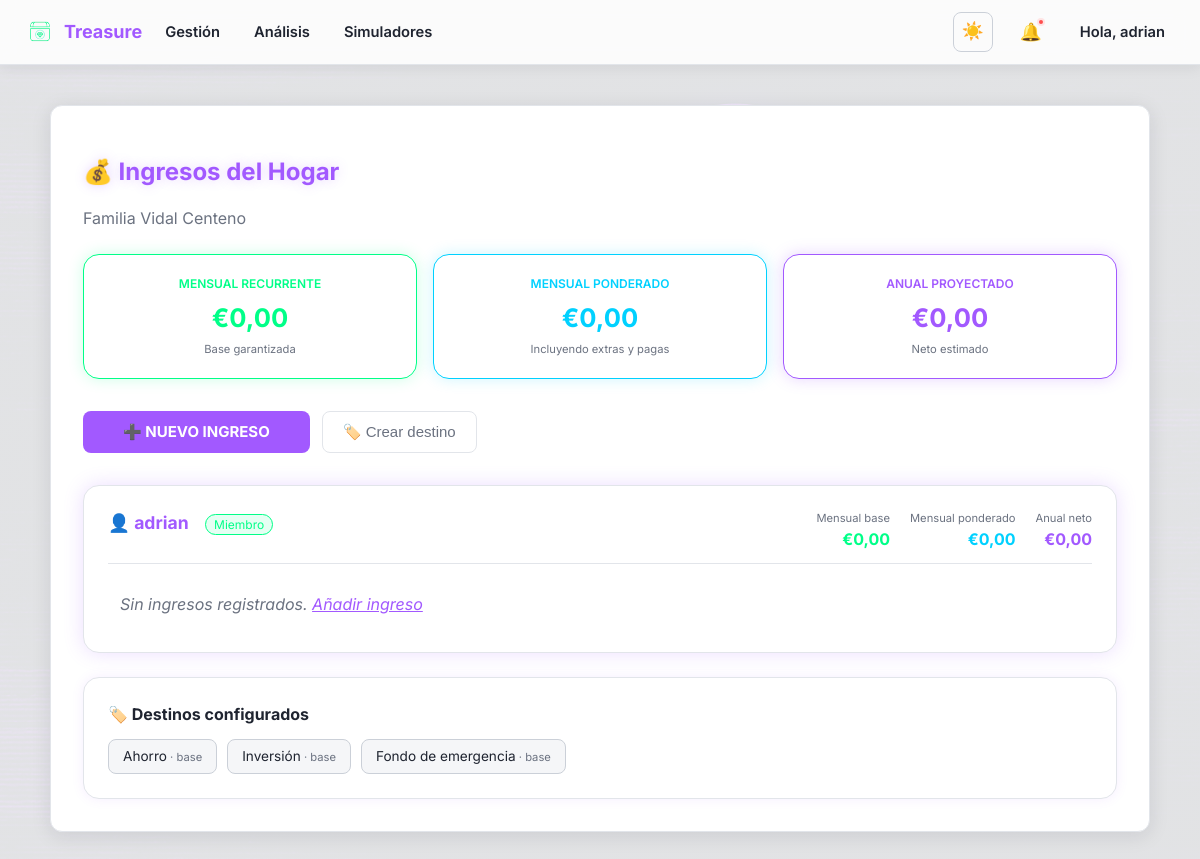
/finanzas/ingresos/ (signed in), run on an earlier commit of the app's database.
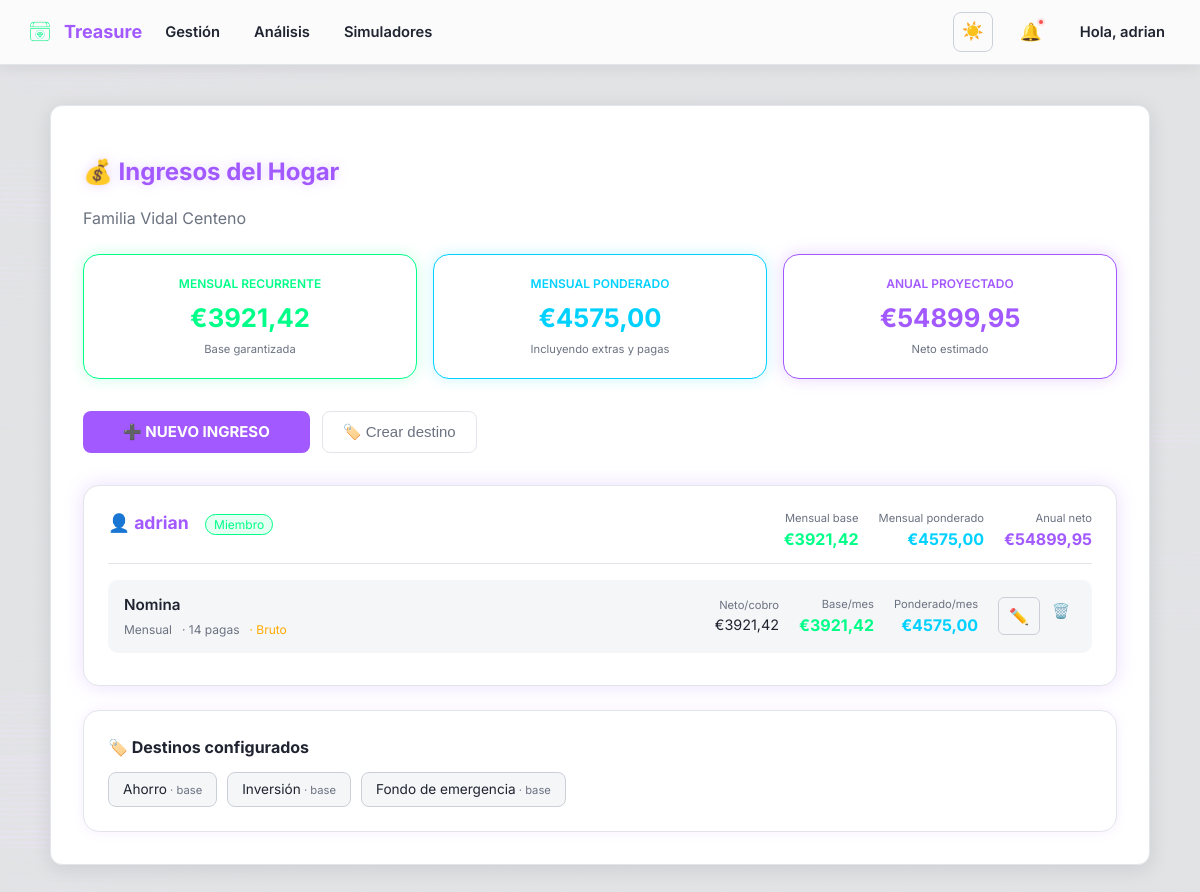
And on a later commit of the database.
### core/models.py (models this page shows, shortened)
class UserProfile(models.Model):
    ROL_CHOICES = [
        ('admin', 'Administrador'),
        ('miembro', 'Miembro'),
        ('viewer', 'Solo lectura'),
    ]
    user = models.OneToOneField(User, on_delete=models.CASCADE)
    hogar = models.ForeignKey(
        Hogar, on_delete=models.SET_NULL, null=True, blank=True, related_name='miembros'
    )
    rol = models.CharField(max_length=20, choices=ROL_CHOICES, default='miembro')
    idioma = models.CharField(
        max_length=10, choices=[('es', 'Español'), ('en', 'Inglés')], default='es'
    )
    moneda = models.CharField(
        max_length=5,
        choices=[('EUR', '€ Euro'), ('USD', '$ Dólar'), ('BTC', '₿ Bitcoin')],
        default='EUR'
    )
    inflacion_referencia = models.FloatField(default=2.0)
    porcentaje_max_endeudamiento = models.FloatField(default=30.0)
    permitir_apis_externas = models.BooleanField(default=False)
    mostrar_alertas = models.BooleanField(default=True)
    recibir_emails = models.BooleanField(default=False)
    avatar = models.ImageField(upload_to='avatars/', null=True, blank=True)

### finanzas/models.py (models this page shows, shortened)
class DestinoIngreso(models.Model):
    PREDEFINIDOS = ['Ahorro', 'Inversión', 'Fondo de emergencia']
    hogar = models.ForeignKey('core.Hogar', on_delete=models.CASCADE, related_name='destinos_ingreso')
    nombre = models.CharField(max_length=100)
    es_predefinido = models.BooleanField(default=False)
    activo = models.BooleanField(default=True)
    class Meta:
        unique_together = ('hogar', 'nombre')

class FuenteIngreso(models.Model):
    TIPO_CHOICES = [('fijo', 'Fijo'), ('variable', 'Variable estimado')]
    MODO_ENTRADA_CHOICES = [('anual', 'Declaro el total anual'), ('periodo', 'Declaro por periodo')]
    REPARTO_CHOICES = [(12, '12 pagas'), (14, '14 pagas (extras en junio y diciembre)'), (15, '15 pagas')]
    usuario = models.ForeignKey(User, on_delete=models.CASCADE, related_name='fuentes_ingreso')
    hogar = models.ForeignKey('core.Hogar', on_delete=models.CASCADE, related_name='fuentes_ingreso')
    nombre = models.CharField(max_length=150,
        help_text="Ej: Schneider Electric, Guardias hospital, Alquiler piso...")
    tipo = models.CharField(max_length=20, choices=TIPO_CHOICES, default='fijo')
    modo_entrada = models.CharField(max_length=10, choices=MODO_ENTRADA_CHOICES, default='anual')
    importe_declarado = models.DecimalField(max_digits=12, decimal_places=2,
        help_text="Importe tal como lo introduce el usuario (anual o por periodo)")
    es_bruto = models.BooleanField(default=True)
    pais_fiscal = models.CharField(max_length=5, choices=[
        ('ES', 'España'), ('US', 'Estados Unidos'), ('UK', 'Reino Unido'),
        ('FR', 'Francia'), ('DE', 'Alemania'), ('PT', 'Portugal'),
        ('IT', 'Italia'), ('MX', 'México'), ('CO', 'Colombia'), ('AR', 'Argentina'),
    ], default='ES')
    num_pagas = models.IntegerField(default=12, help_text="Reparto del anual en pagas.")
    meses_pagas_extras = models.CharField(max_length=50, blank=True, default='6,12',
        help_text="Meses de pagas extras separados por coma. Ej: 6,12 para junio y diciembre")
    periodicidad = models.CharField(max_length=20, choices=PERIODICIDAD_CHOICES, default='mensual')
    meses_cobro = models.CharField(max_length=50, blank=True, default='',
        help_text="Meses de cobro separados por coma. Ej: 3,6,9,12 para trimestral")
    porcentaje_variabilidad = models.DecimalField(max_digits=5, decimal_places=2,
        default=Decimal('0'), help_text="% de variabilidad. Ej: 40 = +40% sobre la base.")
    incluir_en_mensual = models.BooleanField(default=True,
        help_text="Si False, solo aparece en el ponderado, no en el mensual base.")
    destino = models.ForeignKey(DestinoIngreso, on_delete=models.SET_NULL,
        null=True, blank=True, related_name='fuentes',
        help_text="Destino para ingresos no recurrentes mensuales.")
    activo = models.BooleanField(default=True)
    fecha_creacion = models.DateTimeField(auto_now_add=True)
    class Meta:
        ordering = ['usuario', 'nombre']
    @property
    def importe_anual_bruto(self):
        if self.modo_entrada == 'anual':
            return self.importe_declarado
    @property
    def importe_anual_estimado(self):
        base = self.importe_anual_bruto
        if self.porcentaje_variabilidad > 0:
            return round(base * (Decimal('1') + self.porcentaje_variabilidad / Decimal('100')), 2)
        return base
    @property
    def importe_mensual_base(self):
        if not self.incluir_en_mensual:
            return Decimal('0')
        if self.modo_entrada == 'anual':
            return round(self.importe_declarado / Decimal(str(self.num_pagas)), 2)
        if self.periodicidad == 'mensual':
            return self.importe_declarado
        return Decimal('0')
    @property
    def es_mensual_recurrente(self):
        if self.modo_entrada == 'anual':
            return True
        return self.periodicidad == 'mensual'
    @property
    def importe_neto_por_cobro(self):
        if self.modo_entrada == 'anual':
            return round(self.importe_declarado / Decimal(str(self.num_pagas)), 2)
        return self.importe_declarado

### finanzas/views_ingresos.py (the view, shortened to what this page needs)
# urls.py: path('ingresos/', views_ingresos.listar_ingresos, name='listar_ingresos'),
@login_required
def listar_ingresos(request):
    profile = getattr(request.user, 'userprofile', None)
    if not profile or not profile.hogar:
        messages.error(request, "Necesitas pertenecer a un hogar.")
        return redirect('dashboard')
    hogar = profile.hogar
    for nombre in DestinoIngreso.PREDEFINIDOS:
        DestinoIngreso.objects.get_or_create(
            hogar=hogar, nombre=nombre,
            defaults={'es_predefinido': True}
        )
    miembros = hogar.miembros.select_related('user').all()
    ingresos_por_miembro = []
    total_mensual_hogar = Decimal('0')
    total_ponderado_hogar = Decimal('0')
    total_anual_hogar = Decimal('0')
    for miembro in miembros:
        fuentes = FuenteIngreso.objects.filter(
            usuario=miembro.user, hogar=hogar, activo=True
        ).select_related('destino')
        total_mensual = Decimal('0')
        total_ponderado = Decimal('0')
        total_anual = Decimal('0')
        fuentes_detalle = []
        for f in fuentes:
            bruto_anual = f.importe_anual_bruto
            estimado_anual = f.importe_anual_estimado
            if f.es_bruto and bruto_anual > 0:
                resultado = calcular_neto_anual(bruto_anual, f.pais_fiscal)
                ratio_neto = resultado['neto'] / bruto_anual if bruto_anual > 0 else Decimal('1')
                neto_mensual_base = round(f.importe_mensual_base * ratio_neto, 2)
                neto_mensual_ponderado = round(estimado_anual * ratio_neto / Decimal('12'), 2)
                neto_anual = round(estimado_anual * ratio_neto, 2)
                neto_por_cobro = round(f.importe_neto_por_cobro * ratio_neto, 2)
                tipo_efectivo = resultado['tipo_efectivo']
                irpf = resultado['irpf']
                ss = resultado['ss']
            fuentes_detalle.append({
                'fuente': f,
                'neto_mensual_base': neto_mensual_base,
                'neto_mensual_ponderado': neto_mensual_ponderado,
                'neto_anual': neto_anual,
                'neto_por_cobro': neto_por_cobro,
                'tipo_efectivo': tipo_efectivo,
                'irpf': irpf,
                'ss': ss,
            })
            if f.es_mensual_recurrente and f.incluir_en_mensual:
                total_mensual += neto_mensual_base
            total_ponderado += neto_mensual_ponderado
            total_anual += neto_anual
        total_mensual_hogar += total_mensual
        total_ponderado_hogar += total_ponderado
        total_anual_hogar += total_anual
        ingresos_por_miembro.append({
            'miembro': miembro,
            'fuentes': fuentes_detalle,
            'total_mensual': total_mensual,
            'total_ponderado': total_ponderado,
            'total_anual': total_anual,
        })
    destinos = DestinoIngreso.objects.filter(hogar=hogar, activo=True)
    return render(request, 'finanzas/ingresos/listar.html', {
        'ingresos_por_miembro': ingresos_por_miembro,
        'total_mensual_hogar': total_mensual_hogar,
        'total_ponderado_hogar': total_ponderado_hogar,
        'total_anual_hogar': total_anual_hogar,
        'destinos': destinos,
        'hogar': hogar,
    })

### templates/finanzas/ingresos/listar.html (shortened to what the changed rows need)
{% extends "base.html" %}
{% block body_class %}dashboard-background{% endblock %}
{% block content %}
<div class="dashboard-container">
    <h1 style="color: var(--primary-color); text-shadow: 0 0 12px var(--glow); margin-bottom: 8px;">💰 Ingresos del Hogar</h1>
    <div style="display: grid; grid-template-columns: repeat(auto-fit, minmax(180px, 1fr)); gap: 16px; margin-bottom: 32px;">
        <div style="background: var(--surface); border: 1px solid #00ff88; border-radius: 16px; padding: 20px; text-align: center; box-shadow: 0 0 15px rgba(0,255,136,0.2);">
            <div style="font-size: 0.75rem; font-weight: 600; text-transform: uppercase; color: #00ff88; margin-bottom: 6px;">Mensual Recurrente</div>
            <div style="font-size: 1.6rem; font-weight: 700; color: #00ff88;">€{{ total_mensual_hogar|floatformat:2 }}</div>
            <div style="font-size: 0.7rem; color: var(--muted); margin-top: 4px;">Base garantizada</div>
        </div>
        <div style="background: var(--surface); border: 1px solid #00d1ff; border-radius: 16px; padding: 20px; text-align: center; box-shadow: 0 0 15px rgba(0,209,255,0.2);">
            <div style="font-size: 0.75rem; font-weight: 600; text-transform: uppercase; color: #00d1ff; margin-bottom: 6px;">Mensual Ponderado</div>
            <div style="font-size: 1.6rem; font-weight: 700; color: #00d1ff;">€{{ total_ponderado_hogar|floatformat:2 }}</div>
            <div style="font-size: 0.7rem; color: var(--muted); margin-top: 4px;">Incluyendo extras y pagas</div>
        </div>
        <div style="background: var(--surface); border: 1px solid var(--primary-color); border-radius: 16px; padding: 20px; text-align: center; box-shadow: 0 0 15px var(--glow);">
            <div style="font-size: 0.75rem; font-weight: 600; text-transform: uppercase; color: var(--primary-color); margin-bottom: 6px;">Anual Proyectado</div>
            <div style="font-size: 1.6rem; font-weight: 700; color: var(--primary-color);">€{{ total_anual_hogar|floatformat:2 }}</div>
            <div style="font-size: 0.7rem; color: var(--muted); margin-top: 4px;">Neto estimado</div>
        </div>
    </div>
    {% for grupo in ingresos_por_miembro %}
    <div style="background: var(--surface); border: 1px solid var(--border); border-radius: 16px; padding: 24px; box-shadow: 0 0 20px rgba(162, 89, 255, 0.2); margin-bottom: 24px;">
        <div style="display: flex; justify-content: space-between; align-items: flex-start; margin-bottom: 16px; padding-bottom: 12px; border-bottom: 1px solid var(--border); flex-wrap: wrap; gap: 12px;">
            <div>
                <span style="font-size: 1.1rem; font-weight: 700; color: var(--primary-color);">👤 {{ grupo.miembro.user.first_name|default:grupo.miembro.user.username }}</span>
                <span style="margin-left: 12px; font-size: 0.75rem; padding: 2px 8px; border-radius: 20px; background: rgba(0,255,136,0.1); color: #00ff88; border: 1px solid #00ff88;">{{ grupo.miembro.get_rol_display }}</span>
            </div>
            <div style="display: flex; gap: 20px; text-align: right;">
                <div>
                    <div style="font-size: 0.7rem; color: var(--muted);">Mensual base</div>
                    <div style="font-size: 1rem; font-weight: 700; color: #00ff88;">€{{ grupo.total_mensual|floatformat:2 }}</div>
                </div>
                <div>
                    <div style="font-size: 0.7rem; color: var(--muted);">Mensual ponderado</div>
                    <div style="font-size: 1rem; font-weight: 700; color: #00d1ff;">€{{ grupo.total_ponderado|floatformat:2 }}</div>
                </div>
                <div>
                    <div style="font-size: 0.7rem; color: var(--muted);">Anual neto</div>
                    <div style="font-size: 1rem; font-weight: 700; color: var(--primary-color);">€{{ grupo.total_anual|floatformat:2 }}</div>
                </div>
            </div>
        </div>
        {% for item in grupo.fuentes %}
        <div style="display: flex; justify-content: space-between; align-items: center; padding: 14px 16px; background: var(--app-bg); border-radius: 10px; margin-bottom: 8px; gap: 12px; flex-wrap: wrap;">
            <div style="flex: 1; min-width: 180px;">
                <div style="display: flex; align-items: center; gap: 8px; flex-wrap: wrap;">
                    <span style="font-size: 0.95rem; color: var(--text-color); font-weight: 600;">{{ item.fuente.nombre }}</span>
                </div>
                <div style="font-size: 0.75rem; color: var(--muted); margin-top: 4px; display: flex; gap: 10px; flex-wrap: wrap;">
                    <span>{{ item.fuente.get_periodicidad_display }}</span>
                    {% if item.fuente.num_pagas != 12 %}<span>· {{ item.fuente.num_pagas }} pagas</span>{% endif %}
                    {% if item.fuente.es_bruto %}<span style="color: #ffaa00;">· Bruto</span>{% else %}<span style="color: #00ff88;">· Neto</span>{% endif %}
                </div>
            </div>
            <div style="display: flex; gap: 20px; text-align: right; align-items: center; flex-wrap: wrap;">
                <div>
                    <div style="font-size: 0.7rem; color: var(--muted);">{% if item.fuente.es_mensual_recurrente %}Neto/cobro{% else %}Neto por pago{% endif %}</div>
                    <div style="font-size: 0.9rem; color: var(--text-color);">€{{ item.neto_por_cobro|floatformat:2 }}</div>
                </div>
                {% if item.fuente.es_mensual_recurrente %}
                <div>
                    <div style="font-size: 0.7rem; color: var(--muted);">Base/mes</div>
                    <div style="font-size: 1rem; font-weight: 700; color: #00ff88;">€{{ item.neto_mensual_base|floatformat:2 }}</div>
                </div>
                {% else %}
                <div>
                    <div style="font-size: 0.7rem; color: var(--muted);">Neto anual</div>
                    <div style="font-size: 1rem; font-weight: 700; color: #00ff88;">€{{ item.neto_anual|floatformat:2 }}</div>
                </div>
                {% endif %}
                <div>
                    <div style="font-size: 0.7rem; color: var(--muted);">Ponderado/mes</div>
                    <div style="font-size: 1rem; font-weight: 700; color: #00d1ff;">€{{ item.neto_mensual_ponderado|floatformat:2 }}</div>
                </div>
                <div style="display: flex; gap: 6px;">
                    <a href="{% url 'finanzas:editar_ingreso' item.fuente.id %}" style="color: var(--muted); text-decoration: none; padding: 6px 10px; border: 1px solid var(--border-strong); border-radius: 6px;" title="Editar">✏️</a>
                    <form method="post" action="{% url 'finanzas:eliminar_ingreso' item.fuente.id %}" style="margin: 0;">
                        <button type="submit" class="btn-inline-danger" title="Eliminar" onclick="return confirm('¿Eliminar {{ item.fuente.nombre }}?')">🗑️</button>
                    </form>
                </div>
            </div>
        </div>
        {% empty %}
        <div style="color: var(--muted); font-style: italic; padding: 12px;">Sin ingresos registrados. <a href="{% url 'finanzas:crear_ingreso' %}" style="color: var(--primary-color);">Añadir ingreso</a></div>
        {% endfor %}
    </div>
    {% endfor %}
    <div style="background: var(--surface); border: 1px solid var(--border); border-radius: 16px; padding: 24px; box-shadow: 0 0 12px rgba(162, 89, 255, 0.1);">
        <h2 style="color: var(--text-color); font-size: 1rem; margin-top: 0;">🏷️ Destinos configurados</h2>
        <div style="display: flex; flex-wrap: wrap; gap: 10px;">
            {% for destino in destinos %}
            <div style="background: var(--app-bg); border: 1px solid var(--border-strong); border-radius: 8px; padding: 6px 14px; font-size: 0.85rem; color: var(--text-color);">
                {{ destino.nombre }}{% if destino.es_predefinido %}<span style="color: var(--muted); font-size: 0.7rem;"> · base</span>{% endif %}
            </div>
            {% endfor %}
        </div>
    </div>
</div>
{% endblock %}

What changed in the data, as far as the page shows it:
shown differently, row unchanged: UserProfile "Miembro": total_mensual "0,00" → "3921,42"; total_ponderado "0,00" → "4575,00"; total_anual "0,00" → "54899,95"; no longer shows "Sin ingresos registrados. Añadir ingreso"
added FuenteIngreso: fuente.nombre "Nomina", fuente.periodicidad "Mensual", fuente.num_pagas "14", es_bruto "· Bruto", modo_entrada "Neto/cobro", neto_por_cobro "3921,42", neto_mensual_base "3921,42", neto_mensual_ponderado "4575,00"
Also different on the page:
{{ total_mensual_hogar|floatformat:2 }}: "0,00" → "3921,42"
{{ total_ponderado_hogar|floatformat:2 }}: "0,00" → "4575,00"
{{ total_anual_hogar|floatformat:2 }}: "0,00" → "54899,95"
